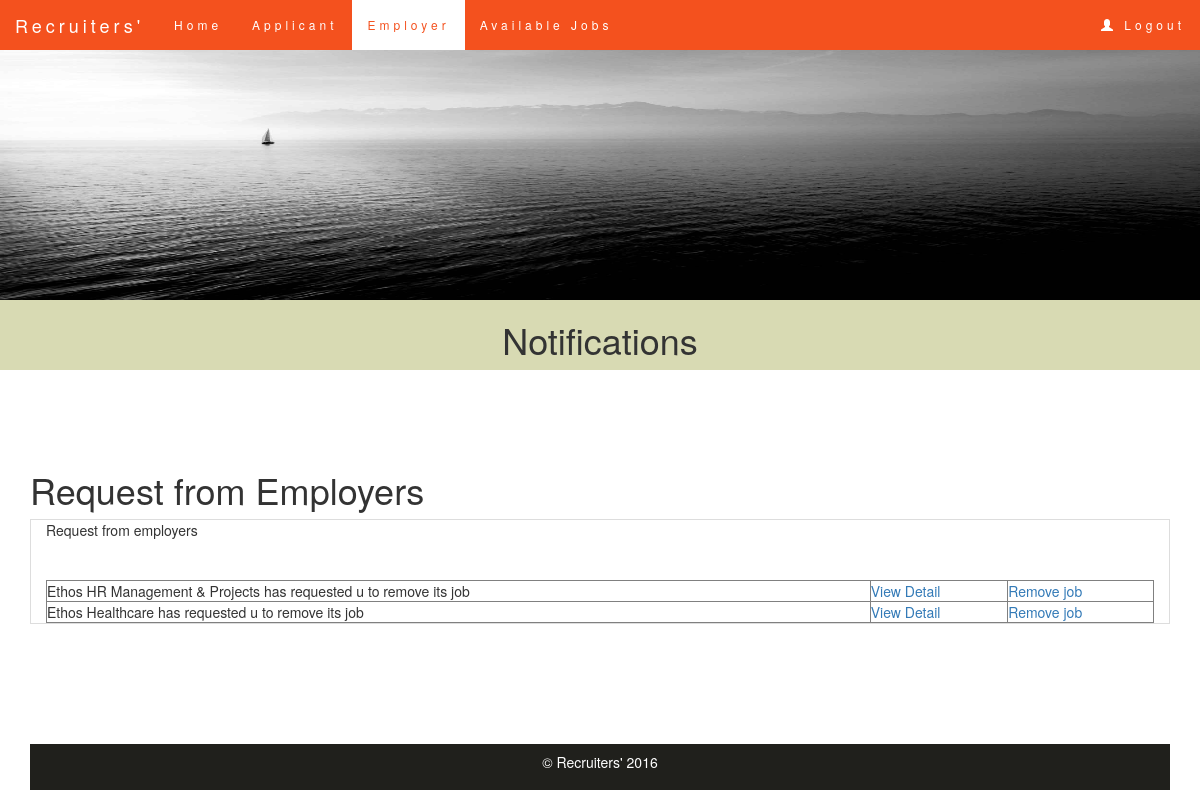
Screenshot of /admin/notification.php (signed in) with the database file from the repository.
### tables this page shows
CREATE TABLE IF NOT EXISTS `postjob` (
  `username` varchar(10) NOT NULL,
  `cmpname` varchar(50) NOT NULL,
  `category` varchar(30) NOT NULL,
  `email` varchar(50) NOT NULL,
  `job_id` int(11) NOT NULL AUTO_INCREMENT,
  `company_id` int(11) NOT NULL,
  `role` varchar(100) NOT NULL,
  `jobdesc` varchar(1000) NOT NULL,
  `stipend` int(10) NOT NULL,
  `location` varchar(25) NOT NULL,
  `vacancy` int(5) NOT NULL,
  `profile` varchar(1000) NOT NULL,
  `posted_date` date NOT NULL,
  `contact` bigint(20) NOT NULL,
  `cmpdesc` varchar(1000) NOT NULL,
  `deadline` date NOT NULL,
  `closejob` varchar(10) NOT NULL DEFAULT 'open',
  `logos` varchar(500) NOT NULL,
  `notification` int(11) NOT NULL,
  `requestdate` date NOT NULL,
  PRIMARY KEY (`job_id`)
);

### admin/notification.php (the view, shortened to what this page needs)
<!DOCTYPE html>
<html lang="en">
<head>
    <link rel="stylesheet" href="http://maxcdn.bootstrapcdn.com/bootstrap/3.3.6/css/bootstrap.min.css">
   <link rel="stylesheet" href="\PHPProject\main.css">
</head>
<body>
    <nav class="navbar navbar-default navbar-fixed-top">
    <div class="container-fluid">
    <div class="navbar-header">
        <a class="navbar-brand" href="#">Recruiters'</a>
    </div>
    <ul class="nav navbar-nav">
        <li><a href="\PHPProject\admin\home.php">Home</a></li>
        <li ><a href="\PHPProject\admin\employee.php">Applicant</a></li>
        <li class="active"><a href="\PHPProject\admin\employer.php" >Employer</a></li>
        <li><a href="\PHPProject\admin\jobs.php">Available Jobs</a></li>
    </ul>
    <ul class="nav navbar-nav navbar-right" >
        <li><a href="\PHPProject\logout.php"><span class="glyphicon glyphicon-user"> </span>&nbsp;Logout</a></li>
    </ul>
    </div>
    </nav>
    <img class="img" src="\PHPProject\home_img.jpg.jpg" alt="home_img">
    <div class="container-fluid text-center register">
        <h1>Notifications</h1>
    </div>
    <br/><br/><br/><br/>
<div class="container">
<h1>Request from Employers</h3>
<div class="container-fluid table-bordered table-hover">
<table class="table">
<tbody>
<?php
echo "<br><br>";
$connection=new PDO('mysql:host=localhost;dbname=project','root','');
$statement="SELECT * FROM postjob WHERE notification=1 ORDER BY requestdate DESC";
if(!$query=$connection->query($statement)){
	echo "error";
	die();
}
echo "<table border='1' width='100%'>";
while($row=$query->fetch(PDO::FETCH_OBJ)){
	echo "<tr><td>$row->cmpname has requested u to remove its job</td>";
	echo "<td><a href=\"viewjobdetail.php?company_id=$row->company_id&job_id=$row->job_id\">View Detail</a>";
	echo "<td><a href=\"removejob.php?company_id=$row->company_id&job_id=$row->job_id\">Remove job</a>";
}
?>
</tr>
</tbody>
</table>
</div>
<br/><br/><br/><br/><br/><br/>
    <footer class="container-fluid text-center copyright">
        <p>&copy; Recruiters' 2016</p>
    </footer>
</body>
</html>

### main.css (style rules this page uses)
html,body { height: 100% }
.img { position:relative; height:300px; width:100%; }
.navbar { margin-bottom: 0; background-color: #f4511e; z-index: 9999; border: 0; font-size: 12px !important; line-height: 1.42857143 !important; letter-spacing: 4px; border-radius: 0; padding-top:-10px; padding-bottom:-10px; }
.navbar li a, .navbar .navbar-brand { color: #fff !important; }
.navbar-nav li a:hover, .navbar-nav li.active a { color: #f4511e !important; background-color: #fff !important; }
.copyright { background-color:rgb(32, 32, 28); color:white; padding:8px; }
.register { background-color:rgb(216, 218, 179); }

### rows the page displays
postjob: cmpname "Ethos HR Management & Projects"
postjob: cmpname "Ethos Healthcare"
